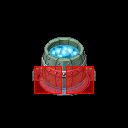

A level layout from a 2D game, rendered from its tile map. Below: a short description, then the map file with tile-grid data replaced by summaries:
An orthogonal 4x4 tile map with 32x32 px tiles, 3 tile layers (objects, overlay, collision), 1 hidden layer not drawn, 4 tilesets.

<map version="1.0" orientation="orthogonal" width="4" height="4" tilewidth="32" tileheight="32">
 <tileset firstgid="1" name="furniture-modern" tilewidth="32" tileheight="32">
  <image source="../maps/graphics/tiles/furniture-modern.png" width="512" height="512" />
 </tileset>
 <tileset firstgid="257" name="furniture-placement" tilewidth="32" tileheight="32">
  <image source="../maps/graphics/tiles/furniture-placement.png" width="64" height="64" />
  <tile id="2">
   <properties>
    <property name="constraint" value="ground" />
   </properties>
  </tile>
  <tile id="3">
   <properties>
    <property name="constraint" value="wall" />
   </properties>
  </tile>
 </tileset>
 <tileset firstgid="261" name="collision" tilewidth="32" tileheight="32">
  <image source="../maps/graphics/tiles/collision.png" width="64" height="32" />
 </tileset>
 <tileset firstgid="263" name="furniture-lab" tilewidth="32" tileheight="32">
  <image source="../maps/graphics/tiles/furniture-lab.png" width="512" height="512" />
 </tileset>
 <layer name="objects" width="4" height="4">
  <data>[16 cells, 2 non-empty, 2 distinct tile ids]</data>
 </layer>
 <layer name="overlay" width="4" height="4">
  <data>[16 cells, 2 non-empty, 2 distinct tile ids]</data>
 </layer>
 <layer name="constraints" width="4" height="4" visible="0">
  <data>[16 cells, 12 non-empty, 1 distinct tile ids]</data>
 </layer>
 <layer name="collision" width="4" height="4">
  <data>[16 cells, 2 non-empty, 1 distinct tile ids]</data>
 </layer>
</map>
